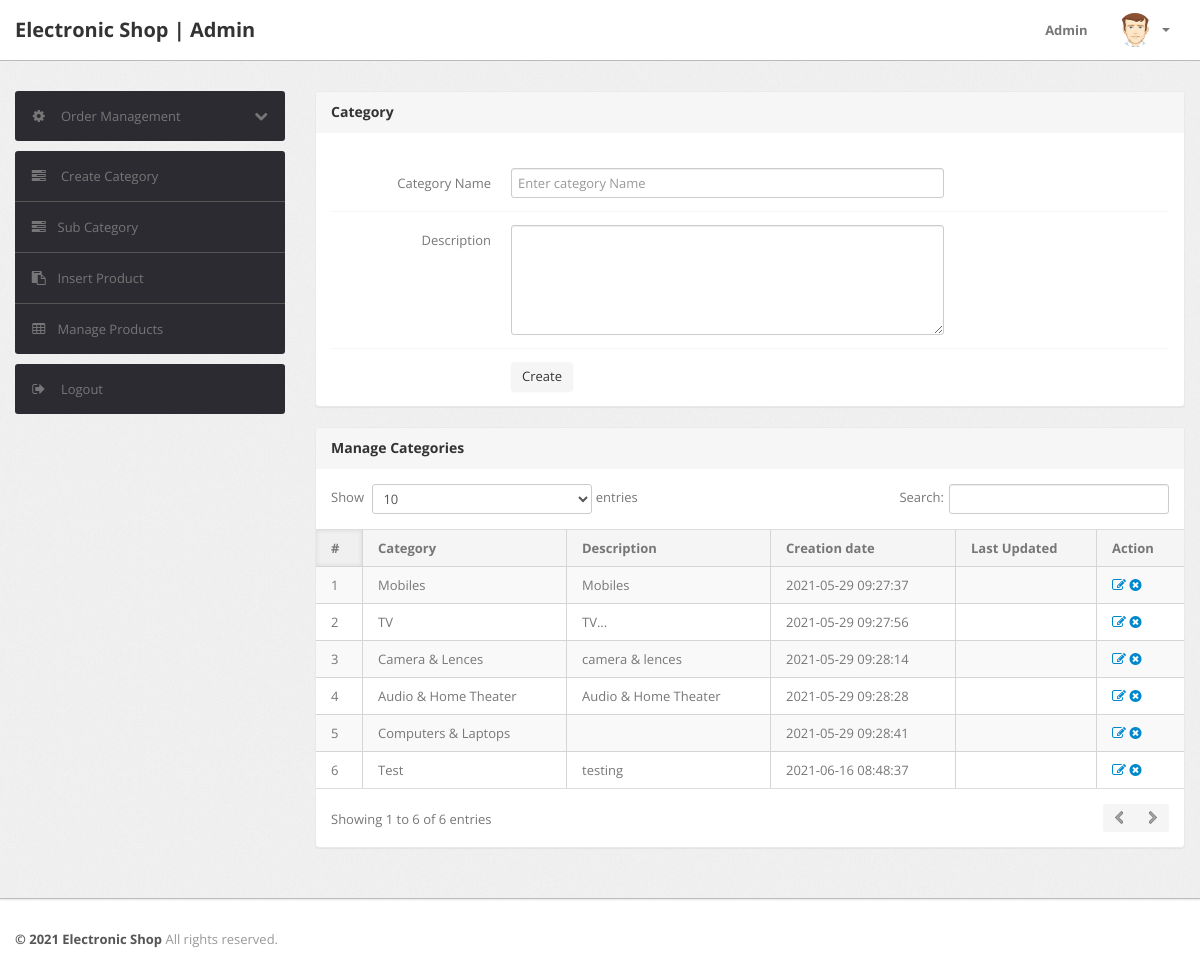
The app's page /admin/category.php (signed in) with its own data.
### tables this page shows
CREATE TABLE IF NOT EXISTS `category` (
`id` int(11) NOT NULL,
  `categoryName` varchar(255) DEFAULT NULL,
  `categoryDescription` longtext,
  `creationDate` timestamp NOT NULL DEFAULT CURRENT_TIMESTAMP,
  `updationDate` varchar(255) DEFAULT NULL
);

### admin/category.php (the view, shortened to what this page needs)
<?php
include('include/config.php');
if(strlen($_SESSION['alogin'])==0)
	{
header('location:index.php');
}
else{
?>
<!DOCTYPE html>
<html lang="en">
<head>
	<link type="text/css" href="bootstrap/css/bootstrap.min.css" rel="stylesheet">
	<link type="text/css" href="bootstrap/css/bootstrap-responsive.min.css" rel="stylesheet">
	<link type="text/css" href="css/theme.css" rel="stylesheet">
	<link type="text/css" href="images/icons/css/font-awesome.css" rel="stylesheet">
</head>
<body>
<?php include('include/header.php');?>
	<div class="wrapper">
		<div class="container">
			<div class="row">
<?php include('include/sidebar.php');?>
			<div class="span9">
					<div class="content">
						<div class="module">
							<div class="module-head">
								<h3>Category</h3>
							</div>
							<div class="module-body">
									<br />
			<form class="form-horizontal row-fluid" name="Category" method="post" >
<div class="control-group">
<label class="control-label" for="basicinput">Category Name</label>
<div class="controls">
<input type="text" placeholder="Enter category Name"  name="category" class="span8 tip" required>
</div>
</div>
<div class="control-group">
											<label class="control-label" for="basicinput">Description</label>
											<div class="controls">
												<textarea class="span8" name="description" rows="5"></textarea>
											</div>
										</div>
	<div class="control-group">
											<div class="controls">
												<button type="submit" name="submit" class="btn">Create</button>
											</div>
										</div>
									</form>
							</div>
						</div>
	<div class="module">
							<div class="module-head">
								<h3>Manage Categories</h3>
							</div>
							<div class="module-body table">
								<table cellpadding="0" cellspacing="0" border="0" class="datatable-1 table table-bordered table-striped	 display" width="100%">
									<thead>
										<tr>
											<th>#</th>
											<th>Category</th>
											<th>Description</th>
											<th>Creation date</th>
											<th>Last Updated</th>
											<th>Action</th>
										</tr>
									</thead>
									<tbody>
<?php $query=mysqli_query($con,"select * from category");
$cnt=1;
while($row=mysqli_fetch_array($query))
{
?>
										<tr>
											<td><?php echo htmlentities($cnt);?></td>
											<td><?php echo htmlentities($row['categoryName']);?></td>
											<td><?php echo htmlentities($row['categoryDescription']);?></td>
											<td> <?php echo htmlentities($row['creationDate']);?></td>
											<td><?php echo htmlentities($row['updationDate']);?></td>
											<td>
											<a href="edit-category.php?id=<?php echo $row['id']?>" ><i class="icon-edit"></i></a>
											<a href="category.php?id=<?php echo $row['id']?>&del=delete" onClick="return confirm('Are you sure you want to delete?')"><i class="icon-remove-sign"></i></a></td>
										</tr>
										<?php $cnt=$cnt+1; } ?>
								</table>
							</div>
						</div>
					</div>
				</div>
			</div>
		</div>
	</div>
<?php include('include/footer.php');?>
</body>
<?php } ?>

### records on screen
category: categoryName "Mobiles", categoryDescription "Mobiles", creationDate "2021-05-29 09:27:37"
category: categoryName "TV", categoryDescription "TV...", creationDate "2021-05-29 09:27:56"
category: categoryName "Camera & Lences", categoryDescription "camera & lences", creationDate "2021-05-29 09:28:14"
category: categoryName "Audio & Home Theater", categoryDescription "Audio & Home Theater", creationDate "2021-05-29 09:28:28"
category: categoryName "Computers & Laptops", creationDate "2021-05-29 09:28:41"
category: categoryName "Test", categoryDescription "testing", creationDate "2021-06-16 08:48:37"
